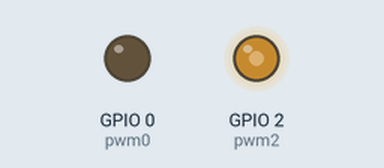
Simulated run of this program. Board: ESP32 board running MicroPython. On the bench: output pins drawn as LEDs (lit = HIGH). At 0.0 s the program stops and its outputs stay as they are.

Above: at 0.1 s.
Timing chart, 0 to 1.5 s (numbered marks = the images above):
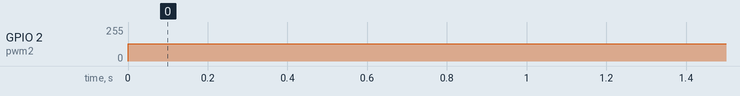

Measured:
- by itself, GPIO 2 (pwm2): 0/255 → 128/255 at 0.00 s

The program:

pwm.py
```python
from machine import Pin, PWM

pwm0 = PWM(Pin(0))      # create PWM object from a pin
pwm0.freq()             # get current frequency
pwm0.freq(1000)         # set frequency
pwm0.duty()             # get current duty cycle
pwm0.duty(200)          # set duty cycle
pwm0.deinit()           # turn off PWM on the pin

pwm2 = PWM(Pin(2), freq=20000, duty=512) # create and configure in one go
```
